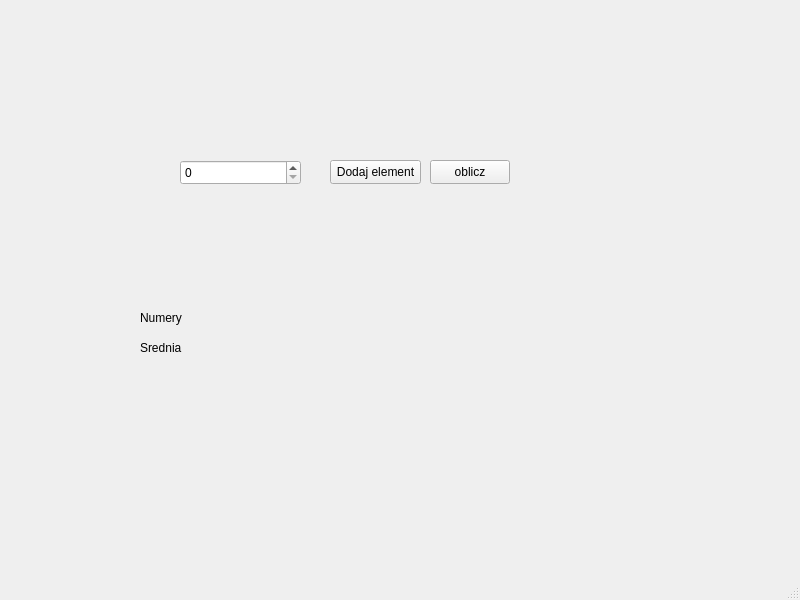
<?xml version="1.0" encoding="UTF-8"?>
<ui version="4.0">
 <class>MainWindow</class>
 <widget class="QMainWindow" name="MainWindow">
  <property name="geometry">
   <rect>
    <x>0</x>
    <y>0</y>
    <width>800</width>
    <height>600</height>
   </rect>
  </property>
  <property name="windowTitle">
   <string>MainWindow</string>
  </property>
  <widget class="QWidget" name="centralwidget">
   <widget class="QSpinBox" name="spinBox">
    <property name="geometry">
     <rect>
      <x>180</x>
      <y>160</y>
      <width>121</width>
      <height>25</height>
     </rect>
    </property>
   </widget>
   <widget class="QPushButton" name="pushButton">
    <property name="geometry">
     <rect>
      <x>330</x>
      <y>160</y>
      <width>91</width>
      <height>24</height>
     </rect>
    </property>
    <property name="text">
     <string>Dodaj element</string>
    </property>
   </widget>
   <widget class="QPushButton" name="pushButton_2">
    <property name="geometry">
     <rect>
      <x>430</x>
      <y>160</y>
      <width>80</width>
      <height>24</height>
     </rect>
    </property>
    <property name="text">
     <string>oblicz</string>
    </property>
   </widget>
   <widget class="QLabel" name="label">
    <property name="geometry">
     <rect>
      <x>200</x>
      <y>310</y>
      <width>481</width>
      <height>16</height>
     </rect>
    </property>
    <property name="text">
     <string/>
    </property>
   </widget>
   <widget class="QLabel" name="label_2">
    <property name="geometry">
     <rect>
      <x>140</x>
      <y>310</y>
      <width>49</width>
      <height>16</height>
     </rect>
    </property>
    <property name="text">
     <string>Numery</string>
    </property>
   </widget>
   <widget class="QLabel" name="label_3">
    <property name="geometry">
     <rect>
      <x>140</x>
      <y>340</y>
      <width>49</width>
      <height>16</height>
     </rect>
    </property>
    <property name="text">
     <string>Srednia</string>
    </property>
   </widget>
   <widget class="QLabel" name="label_4">
    <property name="geometry">
     <rect>
      <x>190</x>
      <y>340</y>
      <width>651</width>
      <height>16</height>
     </rect>
    </property>
    <property name="text">
     <string/>
    </property>
   </widget>
  </widget>
  <widget class="QMenuBar" name="menubar">
   <property name="geometry">
    <rect>
     <x>0</x>
     <y>0</y>
     <width>800</width>
     <height>21</height>
    </rect>
   </property>
  </widget>
  <widget class="QStatusBar" name="statusbar"/>
 </widget>
 <resources/>
 <connections/>
</ui>
